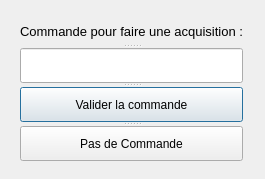
<?xml version="1.0" encoding="UTF-8"?>
<ui version="4.0">
 <class>Dialog</class>
 <widget class="QDialog" name="Dialog">
  <property name="geometry">
   <rect>
    <x>0</x>
    <y>0</y>
    <width>265</width>
    <height>179</height>
   </rect>
  </property>
  <property name="windowTitle">
   <string>Dialog</string>
  </property>
  <widget class="QSplitter" name="splitter">
   <property name="geometry">
    <rect>
     <x>20</x>
     <y>20</y>
     <width>223</width>
     <height>141</height>
    </rect>
   </property>
   <property name="orientation">
    <enum>Qt::Vertical</enum>
   </property>
   <widget class="QLabel" name="label_command">
    <property name="text">
     <string>&lt;html&gt;&lt;head/&gt;&lt;body&gt;&lt;p&gt;&lt;span style=&quot; font-size:10pt;&quot;&gt;Commande pour faire une acquisition :&lt;/span&gt;&lt;/p&gt;&lt;/body&gt;&lt;/html&gt;</string>
    </property>
   </widget>
   <widget class="QLineEdit" name="lineEdit_command"/>
   <widget class="QPushButton" name="pushButton_validate_command">
    <property name="text">
     <string>Valider la commande</string>
    </property>
   </widget>
   <widget class="QPushButton" name="pushButton_disable_commande">
    <property name="text">
     <string>Pas de Commande</string>
    </property>
   </widget>
  </widget>
 </widget>
 <resources/>
 <connections/>
</ui>
